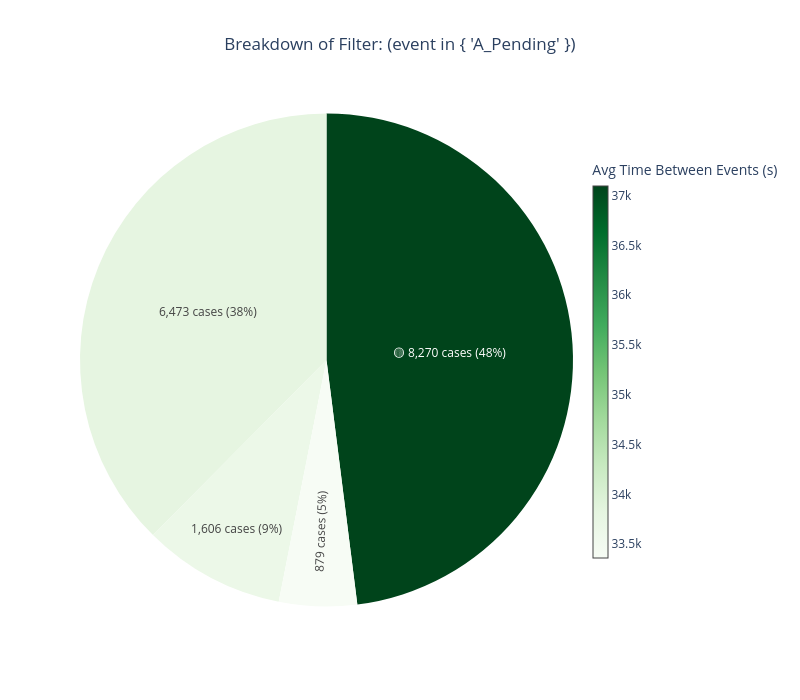

Notebook code for this chart:
### Code cell
query_breakdown_pie('rs_Successful', log_view, metric='avg_time_between_events', details=False)

### Figure 1 — Plotly figure (JSON) as saved in the notebook; plotly's stock layout.template omitted (floating-point values rounded to 4 significant figures)
{"data": [{"customdata": [["(RequestedAmount > 10000) ✅ →<br>(ApplicationType in { 'New credit' }) ✅ →<br>(event in { 'A_Pending' }) ✅"], ["(RequestedAmount > 10000) ✅ →<br>(ApplicationType in { 'New credit' }) ❌ →<br>(event in { 'A_Pending' }) ✅"], ["(RequestedAmount > 10000) ❌ →<br>(ApplicationType in { 'New credit' }) ✅ →<br>(event in { 'A_Pending' }) ✅"], ["(RequestedAmount > 10000) ❌ →<br>(ApplicationType in { 'New credit' }) ❌ →<br>(event in { 'A_Pending' }) ✅"]], "hovertemplate": "<b>%{customdata[0]}</b><extra></extra>", "labels": ["🟡 8,270 cases (48%)", "1,606 cases (9%)", "6,473 cases (38%)", "879 cases (5%)"], "marker": {"colors": ["rgb(0, 68, 27)", "rgb(236, 248, 232)", "rgb(230, 245, 225)", "rgb(247, 252, 245)"]}, "textinfo": "label", "type": "pie", "values": [8270, 1606, 6473, 879]}, {"hoverinfo": "none", "marker": {"cmax": 37100.0, "cmin": 33360.0, "color": [33360.0], "colorbar": {"len": 0.8, "thickness": 15, "title": {"text": "Avg Time Between Events (s)"}}, "colorscale": [[0, "rgb(247,252,245)"], [0.125, "rgb(229,245,224)"], [0.25, "rgb(199,233,192)"], [0.375, "rgb(161,217,155)"], [0.5, "rgb(116,196,118)"], [0.625, "rgb(65,171,93)"], [0.75, "rgb(35,139,69)"], [0.875, "rgb(0,109,44)"], [1, "rgb(0,68,27)"]], "showscale": true}, "mode": "markers", "showlegend": false, "type": "scatter", "x": [null], "y": [null]}], "layout": {"height": 700, "paper_bgcolor": "white", "plot_bgcolor": "white", "showlegend": false, "title": {"text": "Breakdown of Filter: (event in { 'A_Pending' })", "x": 0.5}, "width": 800, "xaxis": {"showgrid": false, "showticklabels": false, "zeroline": false}, "yaxis": {"showgrid": false, "showticklabels": false, "zeroline": false}}}
